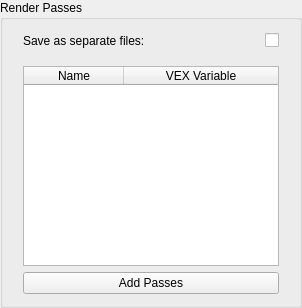
    <widget class="QGroupBox" name="gb_passes">
     <property name="title">
      <string>Render Passes</string>
     </property>
     <layout class="QVBoxLayout" name="verticalLayout_5">
      <item>
       <widget class="QWidget" name="w_separateAovs" native="true">
        <layout class="QHBoxLayout" name="horizontalLayout_37">
         <property name="topMargin">
          <number>0</number>
         </property>
         <property name="bottomMargin">
          <number>0</number>
         </property>
         <item>
          <widget class="QLabel" name="l_separateAovs">
           <property name="text">
            <string>Save as separate files:</string>
           </property>
          </widget>
         </item>
         <item>
          <spacer name="horizontalSpacer_32">
           <property name="orientation">
            <enum>Qt::Horizontal</enum>
           </property>
           <property name="sizeHint" stdset="0">
            <size>
             <width>40</width>
             <height>20</height>
            </size>
           </property>
          </spacer>
         </item>
         <item>
          <widget class="QCheckBox" name="chb_separateAovs">
           <property name="text">
            <string/>
           </property>
          </widget>
         </item>
        </layout>
       </widget>
      </item>
      <item>
       <widget class="QWidget" name="widget_14" native="true">
        <layout class="QHBoxLayout" name="horizontalLayout_14">
         <property name="topMargin">
          <number>9</number>
         </property>
         <property name="bottomMargin">
          <number>0</number>
         </property>
         <item>
          <widget class="QTableWidget" name="tw_passes">
           <property name="minimumSize">
            <size>
             <width>0</width>
             <height>200</height>
            </size>
           </property>
           <property name="contextMenuPolicy">
            <enum>Qt::CustomContextMenu</enum>
           </property>
           <property name="selectionBehavior">
            <enum>QAbstractItemView::SelectRows</enum>
           </property>
           <attribute name="horizontalHeaderVisible">
            <bool>true</bool>
           </attribute>
           <attribute name="horizontalHeaderHighlightSections">
            <bool>false</bool>
           </attribute>
           <attribute name="horizontalHeaderStretchLastSection">
            <bool>true</bool>
           </attribute>
           <attribute name="verticalHeaderVisible">
            <bool>false</bool>
           </attribute>
           <column>
            <property name="text">
             <string>Name</string>
            </property>
           </column>
           <column>
            <property name="text">
             <string>VEX Variable</string>
            </property>
           </column>
          </widget>
         </item>
        </layout>
       </widget>
      </item>
      <item>
       <widget class="QWidget" name="widget_15" native="true">
        <layout class="QHBoxLayout" name="horizontalLayout_15">
         <property name="topMargin">
          <number>0</number>
         </property>
         <property name="bottomMargin">
          <number>0</number>
         </property>
         <item>
          <widget class="QPushButton" name="b_addPasses">
           <property name="focusPolicy">
            <enum>Qt::NoFocus</enum>
           </property>
           <property name="text">
            <string>Add Passes</string>
           </property>
          </widget>
         </item>
        </layout>
       </widget>
      </item>
     </layout>
    </widget>
